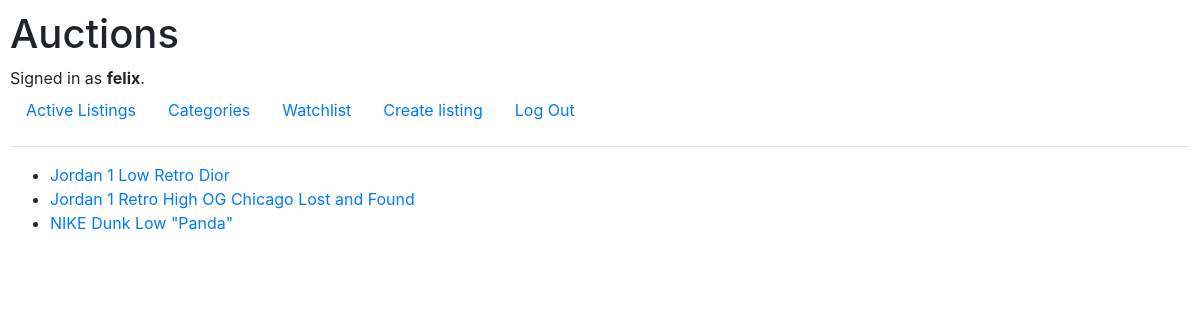
The app's page /categories/Sneakers (signed in), older data.
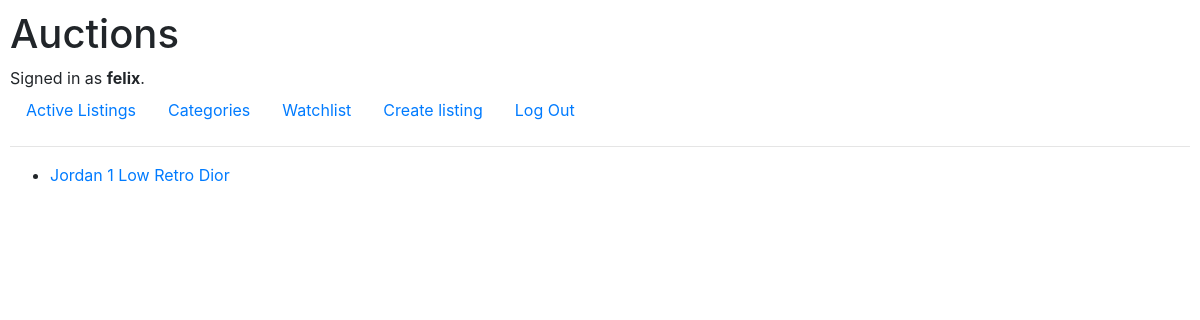
The same page, newer data.
### auctions/models.py (models this page shows, shortened)
class Listing(models.Model):
    title = models.CharField(max_length=64)
    description = models.CharField(max_length=512)
    category = models.CharField(max_length=512, blank=True)
    price = models.DecimalField(max_digits=10, decimal_places=2)
    url = models.URLField(max_length=512, blank=True)
    user = models.ForeignKey(User, on_delete=models.CASCADE)
    time = models.DateTimeField(auto_now_add=True)
    winner = models.ForeignKey(User, on_delete=models.CASCADE, related_name='won_auctions', null=True, blank=True)
    active = models.BooleanField(default=True)

### auctions/views.py (the view)
# urls.py: path("categories/<str:listing_category>", views.listing_category, name="listing_category")
def listing_category(request, listing_category):
    listing = Listing.objects.filter(category=listing_category)
    return render(request, "auctions/cat_detail.html", {
        "listing_category": listing_category,
        "listing": listing
    })

### auctions/templates/auctions/cat_detail.html
{% extends "auctions/layout.html" %}
{% block body %}
    <ul>
        {% for item in listing %}
            <li>
                <a href="{% url 'listing_detail' item.id %}">
                    {{ item.title }}
                </a>
            </li>
        {% endfor %}
    </ul>
{% endblock %}

Row changes from the older to the newer data that the page shows:
removed Listing: title "Jordan 1 Retro High OG Chicago Lost and Found"
removed Listing: title "NIKE Dunk Low \"Panda\""
